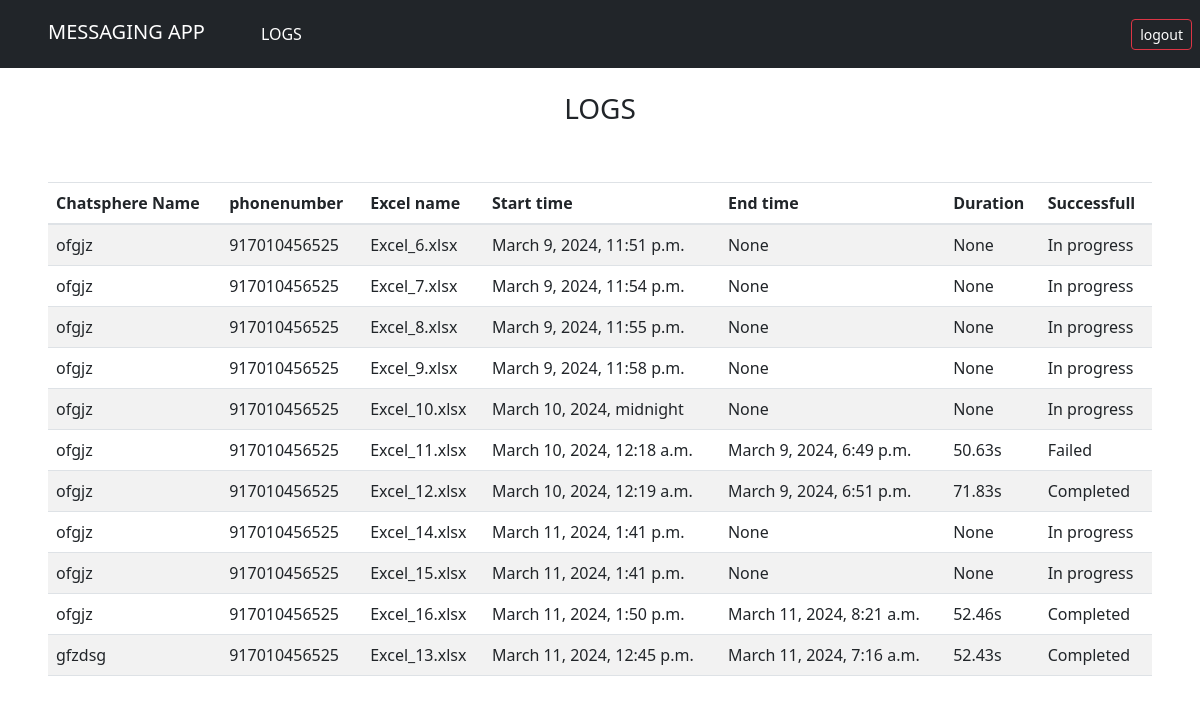
Before: /log/ (signed in) with the older database file.
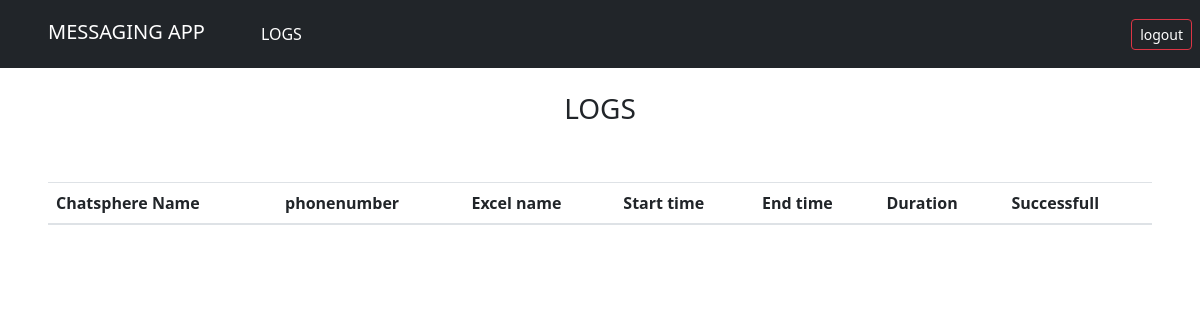
After: the same page with the newer database file.
### messaging_app/models.py (models this page shows, shortened)
class Log(models.Model):
    user = models.ForeignKey(User, on_delete=models.CASCADE)
    instance = models.ForeignKey(Instance, on_delete=models.CASCADE)
    excel_sheet = models.CharField(max_length=100)
    excel_name=models.CharField(max_length=20)
    started_at = models.DateTimeField()
    ended_at = models.DateTimeField(null=True)
    duration = models.DecimalField(max_digits=10, decimal_places=2,null=True)
    successfull = models.BooleanField()

class Instance(models.Model):
    user_id=models.ForeignKey(User, on_delete=models.CASCADE)
    instance_name = models.CharField(max_length=50)
    instance_key = models.CharField(max_length=25)
    instance_token = models.CharField(max_length=100)
    qrscanned=models.BooleanField(default=False)
    phone_number=models.CharField(max_length=12,null=True)
    instance_created_at = models.DateTimeField(auto_now_add=True)

### messaging_app/views.py (the view)
# urls.py: path('log/', views.Log_view,name="log"),
@login_required(login_url='login')
def Log_view(request):
    try:
        instances=Instance.objects.filter(user_id=request.user)
        logs=[]
        for instance in instances:
            logs+=Log.objects.filter(instance=instance)
    except Exception as e:
        print("Log is not found ")
        messages.error(request,"Log is not found .")
        print(e)
        return redirect('home')
    return render(request,"logs.html",{"logs":logs})

### messaging_app/templates/logs.html (shortened to what this page needs)
{% extends 'base.html' %}
{% load static %}
{% block content %}
<link rel="stylesheet" href="https://cdn.datatables.net/2.0.2/css/dataTables.dataTables.css">
<link rel="stylesheet" href="https://cdn.datatables.net/buttons/3.0.1/css/buttons.dataTables.css">
<link rel="stylesheet" type="text/css" href="https://cdn.datatables.net/1.11.6/css/jquery.dataTables.min.css">
<link rel="stylesheet" type="text/css" href="https://cdn.datatables.net/buttons/2.1.1/css/buttons.dataTables.min.css">
<link rel="stylesheet" href="https://cdnjs.cloudflare.com/ajax/libs/twitter-bootstrap/5.3.0/css/bootstrap.min.css">
<link rel="stylesheet" href="https://cdn.datatables.net/2.0.2/css/dataTables.bootstrap5.css">
<link href="https://cdn.datatables.net/v/bs5/dt-2.0.2/datatables.min.css" rel="stylesheet">
<link href="https://cdn.datatables.net/buttons/3.0.1/css/buttons.bootstrap5.css" rel="stylesheet">
<div class="heading mt-4" style="text-align:center;font-weight:bold;font-size:28px;">
    <h3>LOGS</h3>
</div>
<div class="card-body">
    <div class="table-responsive p-5">
    <table id="example" class="table table-striped" style="width:100%">
    <thead>
        <tr>
            <th>Chatsphere Name</th>
                    <th>phonenumber</th>
                    <th>Excel name</th>
                    <th>Start time</th>
                    <th>End time</th>
                    <th>Duration</th>
                    <th>Successfull</th>
        </tr>
    </thead>
    <tbody>
        {% for log in logs %}
                <tr>
                    <td>{{ log.instance.instance_name }}</td>
                    <td>{{ log.instance.phone_number }}</td>
                    <td>{{ log.excel_name}}</td>
                    <td>{{ log.started_at }}</td>
                    <td>{{ log.ended_at }}</td>
                    <td>
                        {% if log.duration != None%}
                        {{log.duration}}s
                        {% else %}
                        {{log.duration}}
                        {% endif %}
                    </td>
                    <td>{% if log.successfull %}
                            Completed
                        {% else %}
                            {% if log.ended_at == None %}
                                In progress
                            {% else %}
                                Failed
                            {% endif %}
                        {% endif %}
                    </td>
                </tr>
                {% endfor %}
    </tbody>
</table>
</div>
</div>
{% endblock %}

### messaging_app/templates/base.html (shortened to what this page needs)
<!DOCTYPE html>
<html lang="en">
<head>
    <link rel="stylesheet" href="https://cdn.jsdelivr.net/npm/bootstrap@4.3.1/dist/css/bootstrap.min.css"
>
    <link rel="stylesheet" href="https://cdnjs.cloudflare.com/ajax/libs/twitter-bootstrap/5.3.0/css/bootstrap.min.css">
</head>
<body>
    <nav class="navbar navbar-expand-lg navbar-light bg-dark">
        <a class="navbar-brand ml-5 mr-5 mt-1 mb-2 text-white" href="{% url 'home' %}">MESSAGING APP</a>
        <div class="collapse navbar-collapse justify-content-center" id="navbarSupportedContent">
            <ul class="navbar-nav mr-auto">
                <li class="nav-item active">
                    <a class="nav-link text-white" aria-current="page" href="{% url 'log' %}">LOGS </a>
                </li>
            </ul>
            <form method="post" action="{% url 'logout' %}" class="form-inline my-2 my-lg-0">
                <button type="submit" class="btn btn-outline-danger btn-sm text-white my-2 my-sm-0 mr-sm-2">logout</button>
            </form>
    </nav>
    {% block content %}
    {% endblock %}
</body>
</html>
{% load sweetify %}

Changed rows visible on the page:
removed Log: instance.instance_name "ofgjz", instance.phone_number "917010456525", excel_name "Excel_6.xlsx", started_at "March 9, 2024, 11:51 p.m.", ended_at "None", duration "None", successfull "In progress"
removed Log: instance.instance_name "ofgjz", instance.phone_number "917010456525", excel_name "Excel_7.xlsx", started_at "March 9, 2024, 11:54 p.m.", ended_at "None", duration "None", successfull "In progress"
removed Log: instance.instance_name "ofgjz", instance.phone_number "917010456525", excel_name "Excel_8.xlsx", started_at "March 9, 2024, 11:55 p.m.", ended_at "None", duration "None", successfull "In progress"
removed Log: instance.instance_name "ofgjz", instance.phone_number "917010456525", excel_name "Excel_9.xlsx", started_at "March 9, 2024, 11:58 p.m.", ended_at "None", duration "None", successfull "In progress"
removed Log: instance.instance_name "ofgjz", instance.phone_number "917010456525", excel_name "Excel_10.xlsx", started_at "March 10, 2024, midnight", ended_at "None", duration "None", successfull "In progress"
removed Log: instance.instance_name "ofgjz", instance.phone_number "917010456525", excel_name "Excel_11.xlsx", started_at "March 10, 2024, 12:18 a.m.", ended_at "March 9, 2024, 6:49 p.m.", duration "50.63", successfull "Failed"
removed Log: instance.instance_name "ofgjz", instance.phone_number "917010456525", excel_name "Excel_12.xlsx", started_at "March 10, 2024, 12:19 a.m.", ended_at "March 9, 2024, 6:51 p.m.", duration "71.83", successfull "Completed"
removed Log: instance.instance_name "ofgjz", instance.phone_number "917010456525", excel_name "Excel_14.xlsx", started_at "March 11, 2024, 1:41 p.m.", ended_at "None", duration "None", successfull "In progress"
removed Log: instance.instance_name "ofgjz", instance.phone_number "917010456525", excel_name "Excel_15.xlsx", started_at "March 11, 2024, 1:41 p.m.", ended_at "None", duration "None", successfull "In progress"
removed Log: instance.instance_name "ofgjz", instance.phone_number "917010456525", excel_name "Excel_16.xlsx", started_at "March 11, 2024, 1:50 p.m.", ended_at "March 11, 2024, 8:21 a.m.", duration "52.46", successfull "Completed"
removed Log: instance.instance_name "gfzdsg", instance.phone_number "917010456525", excel_name "Excel_13.xlsx", started_at "March 11, 2024, 12:45 p.m.", ended_at "March 11, 2024, 7:16 a.m.", duration "52.43", successfull "Completed"
